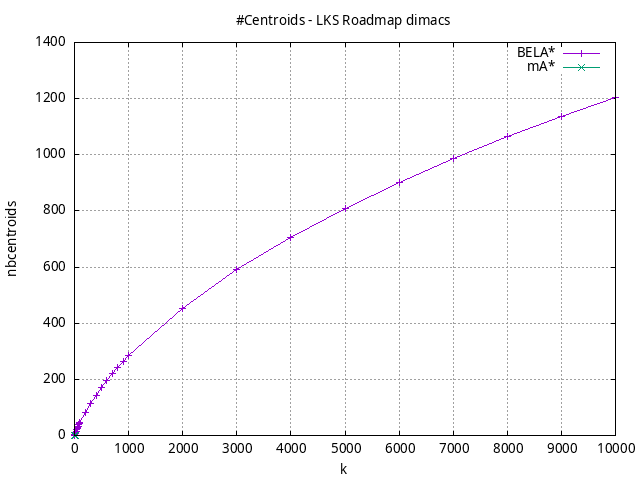

The gnuplot source for this figure:
#!/usr/bin/gnuplot
# -*- coding: utf-8 -*-
#
# results/roadmap/dimacs/LKS/USA-road-d.LKS.heuristic.nbcentroids.gnuplot
#
# Started on 01/09/2024 14:38:50
# Author: Carlos Linares López
set grid
set xlabel "k"
set ylabel "nbcentroids"

set title "#Centroids - LKS Roadmap dimacs"

set terminal png enhanced font "Ariel,10"
set output 'USA-road-d.LKS.heuristic.nbcentroids.png'

plot "-" title "BELA*"      with linesp, "-" title "mA*"      with linesp

	1 1.0
	2 1.39
	3 1.98
	4 2.41
	5 3.09
	6 3.5
	7 4.16
	8 4.54
	9 5.24
	10 5.69
	20 10.89
	30 15.72
	40 20.26
	50 24.9
	60 29.1
	70 33.65
	80 37.84
	90 42.01
	100 46.1
	200 82.59
	300 114.29
	400 144.0
	500 170.76
	600 195.56
	700 220.21
	800 242.68
	900 264.09
	1000 285.03
	2000 453.72
	3000 590.86
	4000 706.85
	5000 809.8
	6000 901.85
	7000 987.06
	8000 1063.95
	9000 1134.68
	10000 1203.49
end
	1 0.0
	2 0.0
	3 0.0
	4 0.0
	5 0.0
	6 0.0
	7 0.0
	8 0.0
	9 0.0
	10 0.0
end
